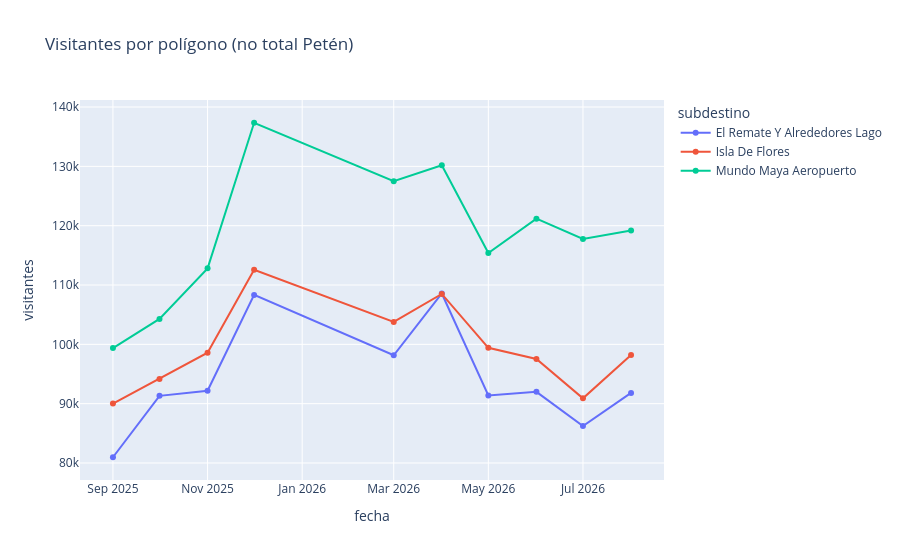

Notebook source saved alongside this figure:
### Markdown cell above
## 3. Visitantes por subdestino
Son conteos por polígono y mes. **No sumar entre subdestinos**: una persona puede aparecer en más de uno.

### Code cell
vis = resultados["visitantes_subdestino"]
display(vis.head())
fig = px.line(vis, x="fecha", y="visitantes", color="subdestino", markers=True, title="Visitantes por polígono (no total Petén)")
fig.show()

### Figure 1 — Plotly figure (JSON) as saved in the notebook; plotly's stock layout.template omitted (floating-point values rounded to 4 significant figures)
{"data": [{"hovertemplate": "subdestino=El Remate Y Alrededores Lago<br>fecha=%{x}<br>visitantes=%{y}<extra></extra>", "legendgroup": "El Remate Y Alrededores Lago", "line": {"color": "#636efa", "dash": "solid"}, "marker": {"symbol": "circle"}, "mode": "lines+markers", "name": "El Remate Y Alrededores Lago", "orientation": "v", "showlegend": true, "type": "scatter", "x": ["2025-09-01T00:00:00.000000000", "2025-10-01T00:00:00.000000000", "2025-11-01T00:00:00.000000000", "2025-12-01T00:00:00.000000000", "2026-03-01T00:00:00.000000000", "2026-04-01T00:00:00.000000000", "2026-05-01T00:00:00.000000000", "2026-06-01T00:00:00.000000000", "2026-07-01T00:00:00.000000000", "2026-08-01T00:00:00.000000000"], "xaxis": "x", "y": [80970.0, 91320.0, 92180.0, 108300.0, 98160.0, 108600.0, 91390.0, 91990.0, 86240.0, 91820.0], "yaxis": "y"}, {"hovertemplate": "subdestino=Isla De Flores<br>fecha=%{x}<br>visitantes=%{y}<extra></extra>", "legendgroup": "Isla De Flores", "line": {"color": "#EF553B", "dash": "solid"}, "marker": {"symbol": "circle"}, "mode": "lines+markers", "name": "Isla De Flores", "orientation": "v", "showlegend": true, "type": "scatter", "x": ["2025-09-01T00:00:00.000000000", "2025-10-01T00:00:00.000000000", "2025-11-01T00:00:00.000000000", "2025-12-01T00:00:00.000000000", "2026-03-01T00:00:00.000000000", "2026-04-01T00:00:00.000000000", "2026-05-01T00:00:00.000000000", "2026-06-01T00:00:00.000000000", "2026-07-01T00:00:00.000000000", "2026-08-01T00:00:00.000000000"], "xaxis": "x", "y": [90020.0, 94170.0, 98600.0, 112600.0, 103800.0, 108500.0, 99410.0, 97530.0, 90910.0, 98200.0], "yaxis": "y"}, {"hovertemplate": "subdestino=Mundo Maya Aeropuerto<br>fecha=%{x}<br>visitantes=%{y}<extra></extra>", "legendgroup": "Mundo Maya Aeropuerto", "line": {"color": "#00cc96", "dash": "solid"}, "marker": {"symbol": "circle"}, "mode": "lines+markers", "name": "Mundo Maya Aeropuerto", "orientation": "v", "showlegend": true, "type": "scatter", "x": ["2025-09-01T00:00:00.000000000", "2025-10-01T00:00:00.000000000", "2025-11-01T00:00:00.000000000", "2025-12-01T00:00:00.000000000", "2026-03-01T00:00:00.000000000", "2026-04-01T00:00:00.000000000", "2026-05-01T00:00:00.000000000", "2026-06-01T00:00:00.000000000", "2026-07-01T00:00:00.000000000", "2026-08-01T00:00:00.000000000"], "xaxis": "x", "y": [99370.0, 104300.0, 112800.0, 137400.0, 127500.0, 130200.0, 115400.0, 121200.0, 117800.0, 119200.0], "yaxis": "y"}], "layout": {"legend": {"title": {"text": "subdestino"}, "tracegroupgap": 0}, "title": {"text": "Visitantes por polígono (no total Petén)"}, "xaxis": {"anchor": "y", "domain": [0, 1], "title": {"text": "fecha"}}, "yaxis": {"anchor": "x", "domain": [0, 1], "title": {"text": "visitantes"}}}}
